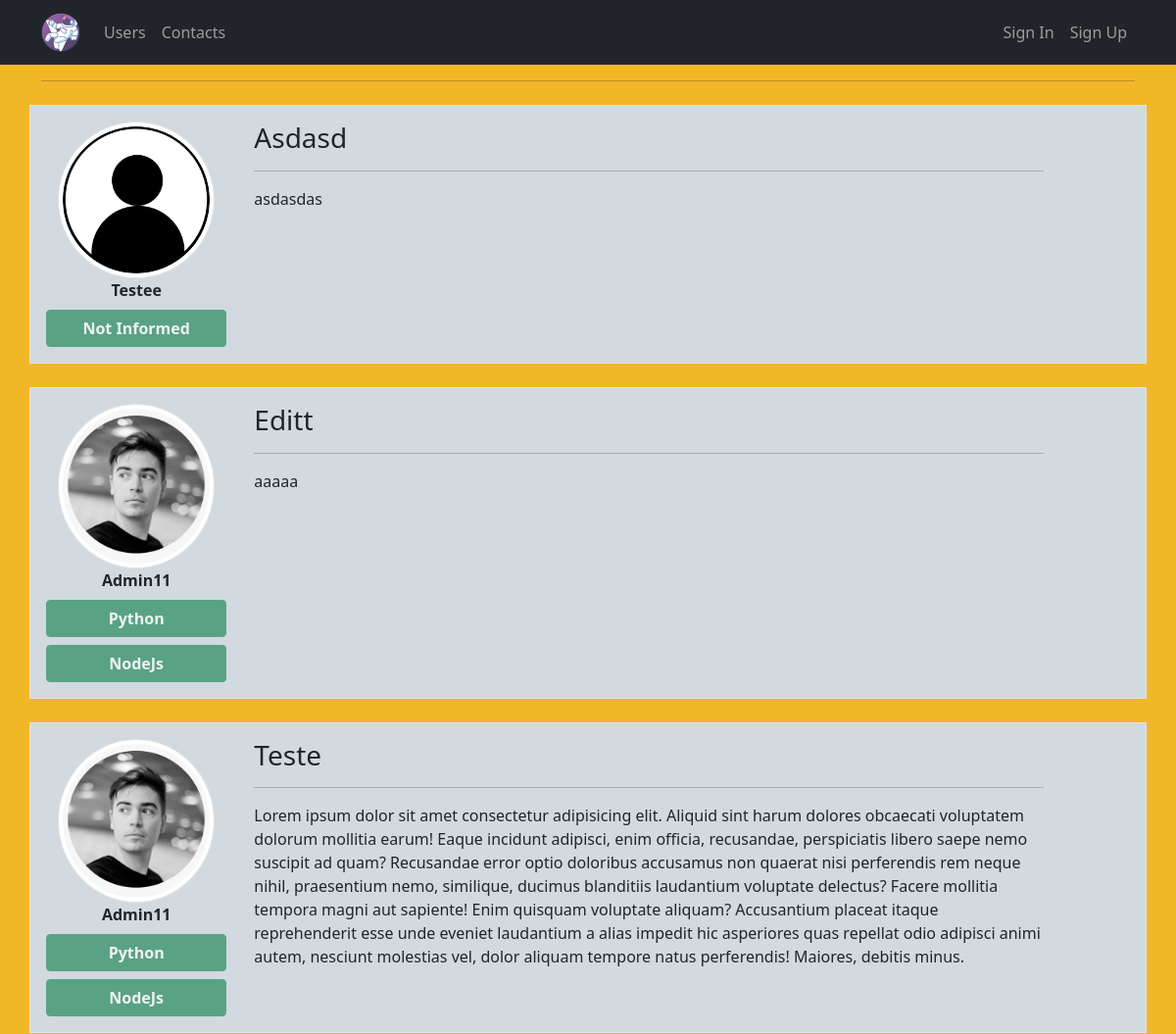
Before: / (upper part) with the older database file.
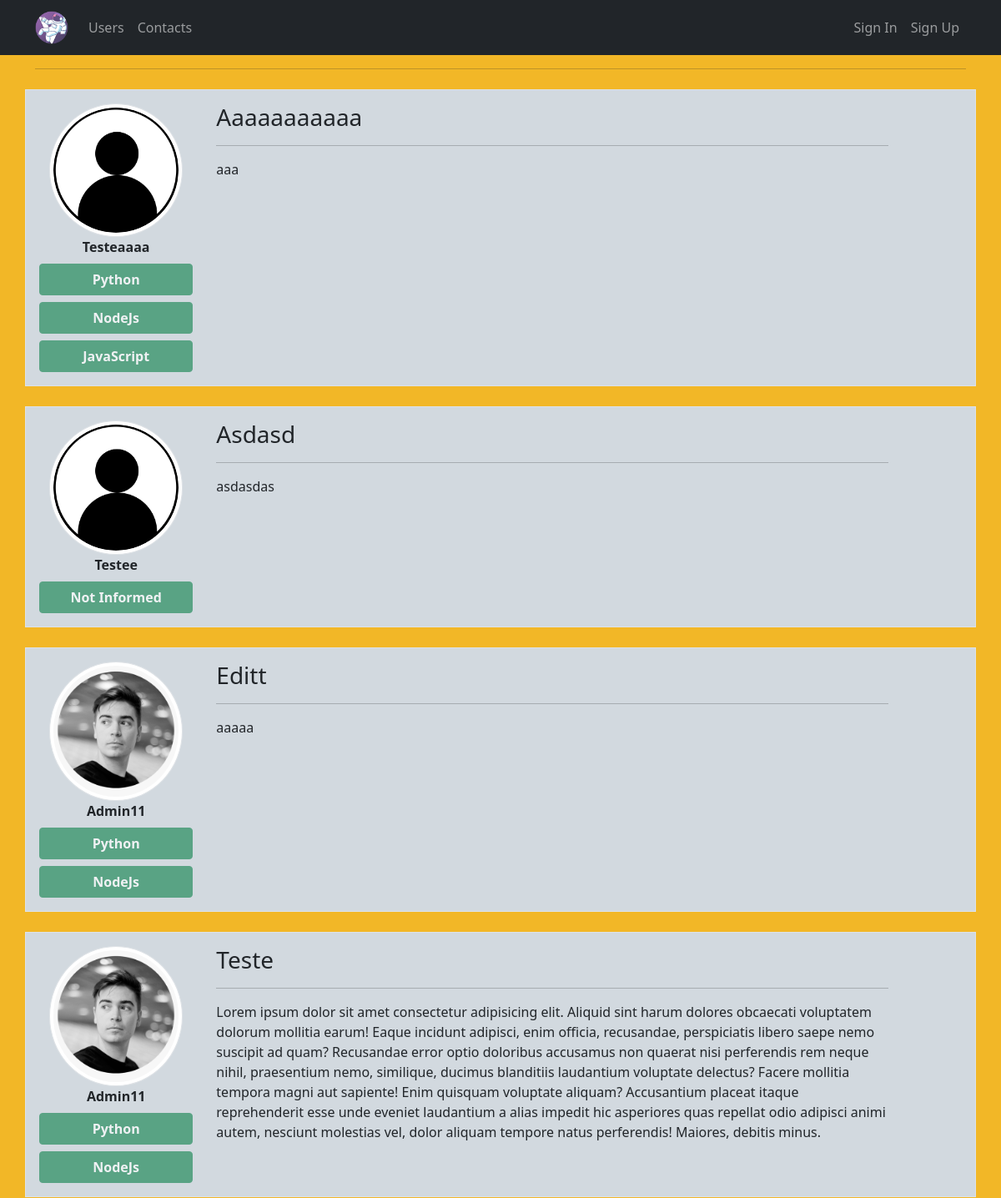
After: the same page with the newer database file.
### site_web/models.py (models this page shows, shortened)
class Post(database.Model):
    id = database.Column(database.Integer, primary_key=True)
    title = database.Column(database.String, nullable=False)
    body = database.Column(database.Text, nullable=False)
    dt_create = database.Column(database.DateTime, nullable=False, default=datetime.utcnow)
    id_user = database.Column(database.Integer, database.ForeignKey('user.id'), nullable=False)

class User(database.Model, UserMixin):
    id = database.Column(database.Integer, primary_key=True)
    username = database.Column(database.String, nullable=False)
    email = database.Column(database.String, nullable=False, unique=True)
    password = database.Column(database.String, nullable=False)
    profile_picture = database.Column(database.String, default='default.jpg')
    courses = database.Column(database.String, nullable=False, default='Not Informed')
    posts = database.relationship('Post', backref='author', lazy=True)

### site_web/routes.py (the view)
@app.route("/")
def home():
    posts = Post.query.order_by(Post.id.desc())
    return render_template("home.html", posts=posts)

### site_web/templates/home.html (shortened to what this page needs)
{% extends 'base.html' %}
{% block body %}
    <div class="container">
        <hr>
        {% for post in posts %}
            <div class="row border mt-4 p-3 color02">
                <div class="col col-2 text-center text-capitalize me-3">
                    <div class=""><img src="{{ url_for('static', filename='media/{}'.format(post.author.profile_picture)) }}" alt="profile_pricture" class="rounded-circle img-thumbnail"></div>
                    <strong>{{ post.author.username }}</strong>
                        <div class="row justify-content-center">
                                {% if post.author.courses %}
                                    {% for course in post.author.courses.split(';') %}
                                    <button type="button" class="btn btn-success mt-2 fw-bolder" disabled>
                                        {{ course }}
                                    </button>
                                    {% endfor %}
                                {% else %}
                                    <button type="button" class="btn btn-success mt-2 fw-bolder" disabled>
                                        No Courses Registered :(
                                    </button>
                                {% endif %}
                        </div>
                </div>
                <div class="col col-9 ">
                    <h3 class="text-capitalize">{{ post.title }}</h3>
                    <hr>
                    <p>{{ post.body }}</p>
                </div>
            </div>
        {% endfor %}
    </div>
{% endblock body %}

Changed rows visible on the page:
added Post: profile_picture (placeholder picture), author.username "Testeaaaa", course "Python" "NodeJs" "JavaScript", title "Aaaaaaaaaaa", body "aaa"
